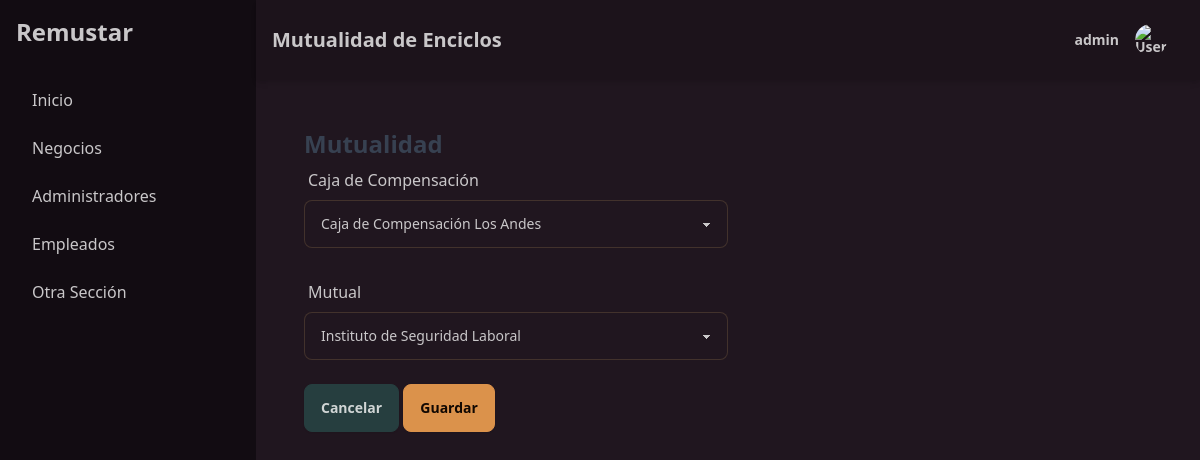
/business/1/mutualidad/ (signed in), run on the app's committed database.
### gestion_remustar/models.py (models this page shows, shortened)
class CustomUser(AbstractUser):
    id_business = models.ForeignKey('Business', on_delete=models.SET_NULL, null=True, blank=True, db_column='business_id')
    bio = models.TextField(max_length=500, blank=True)
    phone_number = models.CharField(max_length=20, blank=True)
    address = models.CharField(max_length=100, blank=True)
    comune = models.CharField(max_length=100, blank=True)
    corporative_email = models.EmailField(blank=True)
    birth_date = models.DateField(null=True, blank=True)
    nacionality = models.CharField(max_length=100, blank=True)
    marital_status = models.CharField(max_length=100, blank=True)
    gender = models.IntegerField(choices=((0, 'Masculino'), (1, 'Femenino'), (2, 'Otro')), default=0)

class BusinessMeta(models.Model):
    business_id = models.ForeignKey(Business, on_delete=models.CASCADE)
    key = models.CharField(max_length=100)
    value = models.CharField(max_length=100)

class Configuration(models.Model):
    key = models.CharField(max_length=100)
    value = models.JSONField()
    created_at = models.DateTimeField(auto_now_add=True)
    modified_at = models.DateTimeField(auto_now=True)

### gestion_remustar/views/business_views.py (the view)
# urls.py: path('business/<int:business_id>/mutualidad/', business_views.business_mutualidad, name='business_mutualidad'),
@superuser_required
def business_mutualidad(request, business_id):
    business = get_object_or_404(Business, pk=business_id)
    if request.method == 'POST':
        mutual = request.POST.get('mutual')
        ccaf = request.POST.get('ccaf')
        BusinessMeta.objects.update_or_create(
            business_id=business, key='mutual', defaults={'value': mutual}
        )
        BusinessMeta.objects.update_or_create(
            business_id=business, key='ccaf', defaults={'value': ccaf}
        )
        messages.success(request, 'Datos actualizados correctamente')
        return redirect('business_mutualidad', business_id=business.id)
    else:
        mutual = BusinessMeta.objects.filter(business_id=business.id, key='mutual').first()
        ccaf = BusinessMeta.objects.filter(business_id=business_id, key='ccaf').first()
        mutual_value = mutual.value if mutual else None
        ccaf_value = ccaf.value if ccaf else None
        list_ccaf_value = _get_ccaf()
        list_mutual_value = _get_mutualidades()
    return render(request, 'gestion_remustar/business/business_mutualidad.html', {
        'business': business,
        'mutual': mutual_value,
        'ccaf': ccaf_value,
        'list_ccaf': list_ccaf_value,
        'list_mutual': list_mutual_value,
        'title': f'Mutualidad de {business.name}'
    })

### gestion_remustar/context_processors.py (called while the page is built)
def is_admin_or_superadmin(request):
    if request.user.is_authenticated:
        is_admin = request.user.groups.filter(name='Administrador').exists() or request.user.is_superuser
    else:
        is_admin = False
    return {'is_admin_or_superadmin': is_admin}

def have_businesses(request):
    return {'have_businesses': Business.objects.exists()}

### gestion_remustar/views/business_views.py (called while the page is built)
def superuser_required(view_func):
    return user_passes_test(lambda u: u.is_superuser, login_url='home')(view_func)

def _get_ccaf():
    list_ccaf = Configuration.objects.get(Q(key='ccaf_list'))
    if isinstance(list_ccaf.value, str):
        list_ccaf_value = json.loads(list_ccaf.value)
    elif isinstance(list_ccaf.value, list):
        list_ccaf_value = list_ccaf.value
    else:
        raise TypeError("list_ccaf.value debe ser JSON válido o una lista")
    return list_ccaf_value

def _get_mutualidades():
    list_mutual = Configuration.objects.get(Q(key='mutualidades_list'))
    if isinstance(list_mutual.value, str):
        list_mutual_value = json.loads(list_mutual.value)
    elif isinstance(list_mutual.value, list):
        list_mutual_value = list_mutual.value
    else:
        raise TypeError("list_mutual.value debe ser JSON válido o una lista")
    return list_mutual_value

### gestion_remustar/templates/gestion_remustar/business/business_mutualidad.html (shortened to what this page needs)
{% extends 'admin.html' %}
{% load custom_filters %}
{% block main_content %}
<div class="container mx-auto p-6">
  <h2 class="text-2xl font-semibold text-gray-700">Mutualidad</h2>
  <form method="POST">
    <label class="label">Caja de Compensación</label>
    <select name="ccaf" class="select select-bordered w-1/2">
      {% for item in list_ccaf %}
        <option value="{{ item.code }}" {% if ccaf == item.code %}selected{% endif %}>{{ item.name }}</option>
      {% endfor %}
    </select>
    <label class="label mt-6">Mutual</label>
    <select name="mutual" class="select select-bordered w-1/2">
      {% for item_mutual in list_mutual %}
        <option value="{{ item_mutual.code }}" {% if mutual == item_mutual.code %}selected{% endif %}>{{ item_mutual.name }}</option>
      {% endfor %}
    </select>
    <div class="mt-6">
      <a href="{% url 'business_list' %}" class="btn btn-secondary">Cancelar</a>
      <button class="btn btn-primary">Guardar</button>
    </div>
  </form>
</div>
{% endblock %}

### gestion_remustar/templates/admin.html (shortened to what this page needs)
{% load static %}
<!DOCTYPE html>
<html lang="es">
<head>
    <link href="{% static 'css/output.css' %}" rel="stylesheet">
</head>
<body class="bg-base-100 text-neutral-content">
    <div class="flex min-h-screen">
        <aside class="w-64 bg-neutral text-neutral-content hidden md:flex flex-col p-4">
            <div class="text-2xl font-bold mb-8">Remustar {% if not have_businesses %} shit {% endif %}</div>
            <nav class="flex-1 space-y-2">
                <a href="#" class="flex items-center p-2 rounded hover:bg-neutral-focus">
                    <span class="ml-2">Inicio</span>
                </a>
                {% if user.is_superuser %}
                <a href="{% url 'business_list' %}" class="flex items-center p-2 rounded hover:bg-neutral-focus {% if request.path == '/business/' %}bg-neutral-focus font-extrabold text-white{% endif %}">
                    <span class="ml-2">Negocios</span>
                </a>
                {% endif %}
                {% if user.is_superuser and have_businesses %}
                <a href="{% url 'admin_list' %}" class="flex items-center p-2 rounded hover:bg-neutral-focus {% if request.path == '/admin/' %}bg-neutral-focus font-extrabold text-white{% endif %}">
                    <span class="ml-2">Administradores</span>
                </a>
                {% endif %}
                {% if is_admin_or_superadmin and have_businesses %}
                <a href="{% url 'users_list' %}" class="flex items-center p-2 rounded hover:bg-neutral-focus {% if request.path == '/users/' %}bg-neutral-focus font-extrabold text-white{% endif %}">
                    <span class="ml-2">Empleados</span>
                </a>
                {% endif %}
                <a href="#" class="flex items-center p-2 rounded hover:bg-neutral-focus">
                    <span class="ml-2">Otra Sección</span>
                </a>
            </nav>
        </aside>
        <div class="flex-1 flex flex-col">
            <header class="flex justify-between items-center bg-base-200 p-4 shadow-md">
                <div class="text-xl font-semibold">{{ title }}</div>
                <div class="relative">
                    <div class="dropdown dropdown-end">
                        <label tabindex="0" class="btn btn-ghost normal-case">
                            <span class="mr-2">{{ request.user.username }}</span>
                            <div class="avatar">
                                <div class="w-8 rounded-full">
                                    <img src="{% static 'images/avatar_placeholder.png' %}" alt="User Avatar">
                                </div>
                            </div>
                        </label>
                    </div>
                </div>
            </header>
            <main class="flex-1 p-6">
                {% block main_content %}{% endblock %}
            </main>
        </div>
    </div>
</body>

### data on the page
CustomUser: user.username "admin"
BusinessMeta: ccaf "Caja de Compensación Los Andes"
BusinessMeta: mutual "Instituto de Seguridad Laboral"

### other printed values
{{ title }} "Mutualidad de Enciclos"
